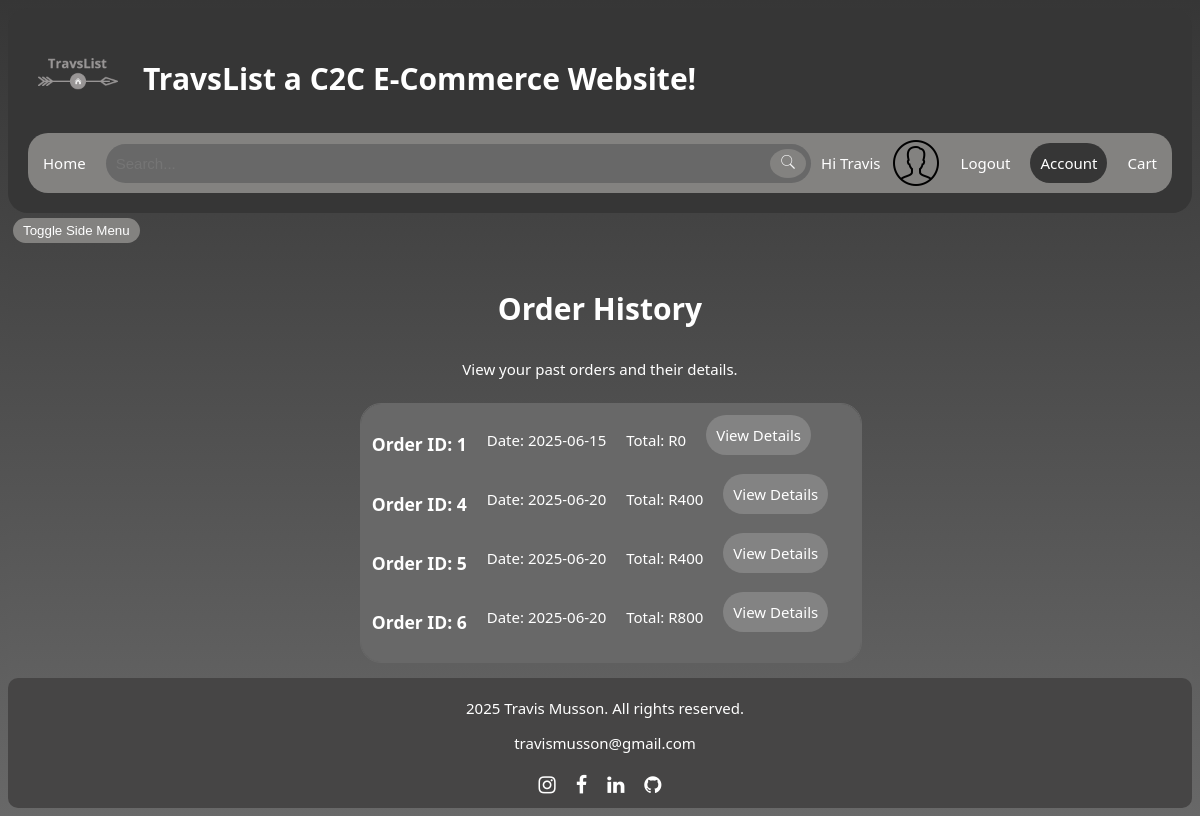
Screenshot of /accounttabs.php (signed in) with the database file from the repository.
### tables this page shows
CREATE TABLE `users` (
  `id` int(11) NOT NULL,
  `FirstName` varchar(64) NOT NULL,
  `LastName` varchar(64) NOT NULL,
  `Email` varchar(128) NOT NULL,
  `Password` varchar(255) NOT NULL,
  `Profile_IMG_DIR` varchar(255) NOT NULL DEFAULT 'default.png',
  `User_Level` int(11) NOT NULL DEFAULT 0
);

CREATE TABLE `orders` (
  `OrderID` int(11) NOT NULL,
  `BuyerID` int(11) NOT NULL,
  `OrderDate` date NOT NULL,
  `TotalPrice` decimal(32,0) NOT NULL,
  `OrderStatus` varchar(16) NOT NULL
);

### accounttabs.php (the view, shortened to what this page needs)
<?php
include("dbconnection.php");
if(isset($_SESSION['id'])){
    $userID = $_SESSION['id'];
    $SQL = "SELECT Profile_IMG_DIR FROM users WHERE id = ?";
    $stmt = mysqli_prepare($db_Conn, $SQL);
    mysqli_stmt_bind_param($stmt, "i", $userID);
    mysqli_stmt_execute($stmt);
    $result = mysqli_stmt_get_result($stmt);
    if($row = mysqli_fetch_assoc($result)){
        if(mysqli_num_rows($result) > 0){
            $profileImg = $row['Profile_IMG_DIR'];
        }
    }
}
?>
<!DOCTYPE html>
<html lang="en">
<head>
    <link rel="stylesheet" href="style.css">
    <link rel="stylesheet" href="https://cdnjs.cloudflare.com/ajax/libs/font-awesome/4.7.0/css/font-awesome.min.css">
</head>
<body>
<div class="headerStrip">
        <header>
            <div class="headerTop">
                <a href="index.php">
                    <img src="images/logo.png" alt="TravsList Logo" class="siteLogo">
                </a>
                <a href="index.php">
                    <h1>TravsList a C2C E-Commerce Website!</h1>
                </a>
            </div>
            <div class="homeStrip">
                <a href="index.php">Home</a>
            <div class="searchWrapper">
                <form action="search.php" method="get">
                    <input class="searchBar" type="text" name="searchBar" placeholder="Search...">
                    <button type="submit" value="search"><img src="images/icons8-search-16.png"></button>
                </form>
            </div>
            <?php if(isset($_SESSION["loggedin"]) && $_SESSION["loggedin"] === true): ?>
                <span>Hi <?php echo $_SESSION["FirstName"]; ?></span>
                <img src="<?php echo "./images/$profileImg";?>" alt="Profile Photo" class="profilePhoto">
                <a href="logout.php" class="btnLogout">Logout</a>
            <?php else: ?>
                <span>Hi Guest</span>
                <a href="#" class="btnShowLogin">Login</a>
            <?php endif; ?>
            <a class="active" href="accountdashboard.php">Account</a>
            <a href="usercart.php">Cart</a>
            </div>
        </header>
</div>
<?php if(isset($_SESSION["loggedin"]) && $_SESSION["loggedin"] === true): ?>
<div class="btnSideNavOpen">
    <button type="button">Toggle Side Menu</button>
</div>
<div class="tabContent" id="ordersTab">
<div class="ordersContainer">
    <div class="orderHeader">
        <h2>Order History</h2>
        <p>View your past orders and their details.</p>
    </div>
    <div class="orderList">
        <?php
        $userId = $_SESSION['id'];
        $query = "SELECT * FROM orders WHERE BuyerID = ?";
        $stmt = mysqli_prepare($db_Conn, $query);
        mysqli_stmt_bind_param($stmt, "i", $userId);
        mysqli_stmt_execute($stmt);
        $result = mysqli_stmt_get_result($stmt);
        if(mysqli_num_rows($result) > 0) {
            while($order = mysqli_fetch_assoc($result)) { ?>
                <div class='orderItem'>
                <h3>Order ID: <?php echo htmlspecialchars($order['OrderID']) ?></h3>
                <p>Date: <?php echo htmlspecialchars($order['OrderDate']) ?></p>
                <p>Total: R<?php echo htmlspecialchars($order['TotalPrice']) ?></p>
                <a href="orderdetails.php?orderid=<?php echo $order['OrderID'] ?>">View Details</a>
            </div>
            <?php
            }
        } else {
            echo "<p>No orders found.</p>";
        }
        ?>
    </div>
</div>
</div>
<?php endif; ?>
<div class="footerContainer">
    <footer>
        <p>2025 Travis Musson. All rights reserved.</p>
        <p><a href="mailto:travismusson@gmail.com">travismusson@gmail.com</a></p>
        <picture>
            <a href = "https://www.instagram.com/travismusson/"><i class="fa fa-brands fa-instagram fa-lg"></i></a>
            <a href = "https://www.facebook.com/travis.musson.7"><i class="fa fa-brands fa-facebook fa-lg"></i></a>
            <a href = "https://www.linkedin.com/in/travis-musson-a5a30a298"><i class="fa fa-brands fa-linkedin fa-lg"></i></a>
            <a href = "https://github.com/travismusson"><i class = "fa fa-brands fa-github fa-lg"></i><a>
        </picture>
    </footer>
</div>
</body>
</html>

### style.css (style rules this page uses)
html { scroll-behavior: smooth; min-height: 100%; background: linear-gradient(to top, #686868, rgb(54, 54, 54)); }
body { font-family: system-ui, -apple-system, BlinkMacSystemFont, 'Segoe UI', Roboto, Oxygen, Ubuntu, Cantarell, 'Open Sans', 'Helvetica Neue', sans-serif; font-size: 15px; font: normal; color: white; background: linear-gradient(to top, #686868, rgb(54, 54, 54)); display: flex; flex-direction: column; min-height: 100vh; }
a { text-decoration: none; color: white; }
.headerStrip { position: sticky; top: 0; z-index: 1000; overflow: visible; background-color: rgb(54, 54, 54); border-radius: 20px; padding: 20px; transition: all 0.5s ease-in-out; }
.homeStrip { display: flex; align-items: center; justify-content: space-between; gap: 10px; flex-wrap: wrap; padding: 5px; background-color: #838280; border-radius: 20px; visibility: visible; opacity: 1; height: auto; }
.homeStrip a { padding: 10px; border-radius: 20px; display: inline-block; text-align: center; }
.headerStrip .homeStrip .active { background-color: rgb(54, 54, 54); }
.searchWrapper { display: flex; align-items: center; justify-content: center; gap: 5px; background-color: #686868; border-radius: 20px; flex-grow: 1; }
.searchWrapper form { display: flex; align-items: center; justify-content: center; width: 100%; height: fit-content; flex-grow: 1; padding: 0; margin:0; }
.searchBar { flex-grow: 1; min-width: 25%; max-width: 100%; padding: 10px; border-radius: 20px; background: transparent; border: none; font-size: 15px; color: #ffffff; outline-color: #686868; }
.searchWrapper button { border: none; border-radius: 50%; margin-left: 0; cursor: pointer; flex-shrink: 0; }
button { background-color: #838280; border-radius: 20px; border: none; padding: 5px 10px; margin: 5px 5px; color: white; }
h2 { font-size: 30px; padding: 5px; display: block; position: relative; z-index: 5; text-align: center; margin-bottom: 10px; }
.headerTop { display: flex; justify-content: flex-start; align-items: center; margin-bottom: 5px; }
.headerTop .siteLogo { height: clamp(20px, 100px, 100px); width: clamp(20px, 100px, 100px); display: flex; }
.headerTop a h1 { display: flex; padding-left: 15px; }
.footerContainer { color: #fff; padding:5px; transition:all 0.5s ease-in-out; margin-top: auto; background: #464545; border-radius: 10px; }
.footerContainer p { padding-left: 5px; width: 100%; height: auto; display: flex; justify-content: center; align-items: center; }
.footerContainer picture { display: flex; justify-content: center; align-items: center; }
.footerContainer picture i { padding:10px 10px; }
.btnSideNavOpen button { background-color: #838280; border-radius: 20px; cursor: pointer; transition: all 0.5s ease-in-out; width: fit-content; }
.tabContent { display: flex; flex-direction: column; align-items: center; justify-content: center; width: 100%; display: none; }
.tabContent.active { display: flex; }
.ordersContainer { width:fit-content; display: flex; flex-direction: column; padding:10px; margin:0 auto; }
.orderList, .accountList { display: flex; background-color: #686868; border-radius: 20px; width: 100%; padding: 10px; align-items: center; justify-content: center; border: 1px solid #686868; outline: 1px solid #686868; transition: all 0.5s ease-in-out; flex-direction: column; }
.orderList a { background-color: #838383; border-radius: 20px; padding: 10px; height: fit-content; transition: all 0.5s ease-in-out; }
.orderItem { display: flex; width:100%; align-self: center; gap:20px; }
.orderHeader, .accountHeader, .addressHeader, .newsletterHeader, .supportHeader, .FAQHeader, .helpCenterHeader { margin-bottom: 10px; justify-content: center; display: flex; flex-direction: column; text-align: center; }
.profilePhoto { width: 50px; height: 50px; object-fit: scale-down; border-radius: 25px; }

### rows the page displays
users: Profile_IMG_DIR (placeholder picture)
orders: OrderID "1", OrderDate "2025-06-15", TotalPrice "0"
orders: OrderID "4", OrderDate "2025-06-20", TotalPrice "400"
orders: OrderID "5", OrderDate "2025-06-20", TotalPrice "400"
orders: OrderID "6", OrderDate "2025-06-20", TotalPrice "800"

### other values shown
$_SESSION["FirstName"] "Travis"
